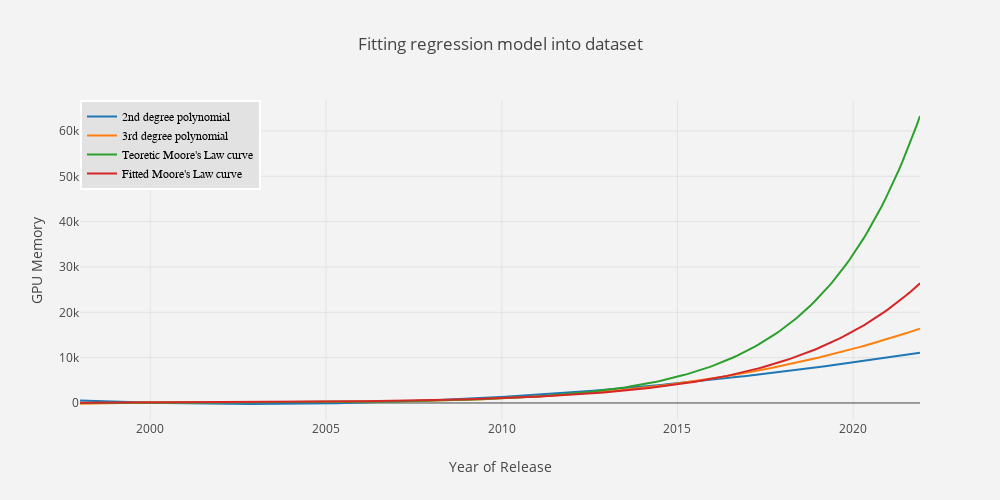

The cell this chart's notebook holds for it:
### Markdown cell above
<b>NOTE:</b> Basing on above r2 scores I select Fitted Moore's Law curve for predicting GPUs Mean Memory Size.

### Code cell
X_grid = np.arange(min(year_arr), max(year_arr) + 5, 0.1)
X_grid = X_grid.reshape((len(X_grid), 1))

y_pred_lin_reg_2 = lin_reg_2.predict(poly_reg_2.fit_transform(X_grid))
y_pred_lin_reg_3 = lin_reg_3.predict(poly_reg_3.fit_transform(X_grid))

X_grid = X_grid.flatten()

y_pred_moore_law_teoretic = calculateMooresValue(X_grid, int(year_min))
y_pred_moore_law_fitted = exponentialCurve(X_grid, *popt)

trace1 = go.Scatter(
    x = X_grid,
    y = y_pred_lin_reg_2,
    mode = 'lines',
    name = '2nd degree polynomial'
)
trace2 = go.Scatter(
    x = X_grid,
    y = y_pred_lin_reg_3,
    mode = 'lines',
    name = '3rd degree polynomial'
)
trace3 = go.Scatter(
    x = X_grid,
    y = y_pred_moore_law_teoretic,
    mode = 'lines',
    name = "Teoretic Moore's Law curve"
)
trace4 = go.Scatter(
    x = X_grid,
    y = y_pred_moore_law_fitted,
    mode = 'lines',
    name = "Fitted Moore's Law curve"
)

data = [trace1, trace2, trace3, trace4]

layout = go.Layout(
    title = 'Fitting regression model into dataset',
    width=1000,
    height=500,
    paper_bgcolor='rgb(243, 243, 243)',
    plot_bgcolor='rgb(243, 243, 243)',
    yaxis = dict(title= 'GPU Memory'),
    xaxis = dict(title= 'Year of Release'),
    legend=dict(
        x=0,
        y=1,
        traceorder='normal',
        font=dict(
            family='sans-serif',
            size=12,
            color='#000'
        ),
        bgcolor='#E2E2E2',
        bordercolor='#FFFFFF',
        borderwidth=2
    )
)
fig = go.Figure(data=data, layout=layout)

py.iplot(fig)

### Figure 1 — Plotly figure (JSON) as saved in the notebook; plotly's stock layout.template omitted (floating-point values rounded to 4 significant figures; data arrays with more than 128 entries replaced by an {"elided": "..."} marker saying what was removed)
{"data": [{"mode": "lines", "name": "2nd degree polynomial", "type": "scatter", "x": {"elided": "240 float values"}, "y": {"elided": "240 float values"}}, {"mode": "lines", "name": "3rd degree polynomial", "type": "scatter", "x": {"elided": "240 float values"}, "y": {"elided": "240 float values"}}, {"mode": "lines", "name": "Teoretic Moore's Law curve", "type": "scatter", "x": {"elided": "240 float values"}, "y": {"elided": "240 float values"}}, {"mode": "lines", "name": "Fitted Moore's Law curve", "type": "scatter", "x": {"elided": "240 float values"}, "y": {"elided": "240 float values"}}], "layout": {"height": 500, "legend": {"bgcolor": "#E2E2E2", "bordercolor": "#FFFFFF", "borderwidth": 2, "font": {"color": "#000", "family": "sans-serif", "size": 12}, "traceorder": "normal", "x": 0, "y": 1}, "paper_bgcolor": "rgb(243, 243, 243)", "plot_bgcolor": "rgb(243, 243, 243)", "title": "Fitting regression model into dataset", "width": 1000, "xaxis": {"title": "Year of Release"}, "yaxis": {"title": "GPU Memory"}}}
